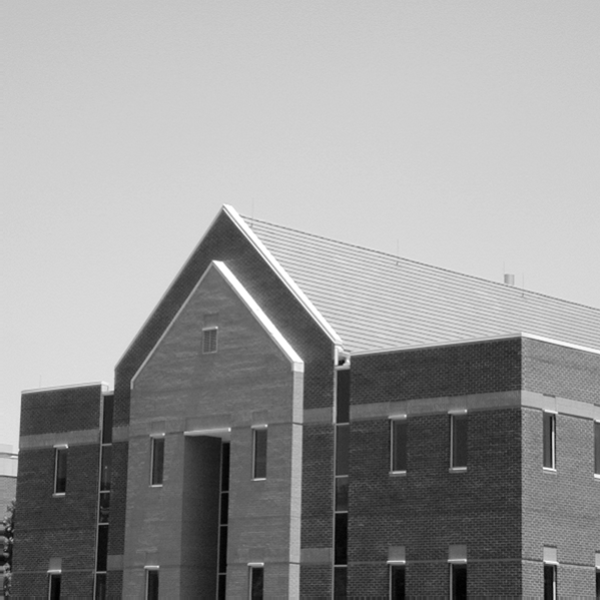
#> input picture lab4/Q5_1.tif, 600 x 600 px
$ python lab5.py
#> lines starting #> are read from the running program, lines starting #| are printed output that depends on the picture
import numpy as np
import cv2
import matplotlib.pyplot as plt
import matplotlib.font_manager as fm

# # 指定 Noto 字体路径
font_path = '/usr/share/fonts/opentype/noto/NotoSansCJK-Regular.ttc'  # 确保该路径是正确的
font_prop = fm.FontProperties(fname=font_path)


def is_nearly_purely_imaginary(H, threshold=1e-5):
    """
    判断H的每个元素是否是几乎纯虚数。

    参数:
    H: 待判断的复数数组
    threshold: 用于判断的阈值

    返回:
    nearly_purely_imaginary: 布尔数组，指示每个元素是否接近纯虚数
    """
    real_part = np.real(H)
    return np.abs(real_part) < threshold

# 使用示例

def get_Sobel_H(P, Q):
    """
    计算Sobel算子的传递函数 H(u,v).

    参数:
    P: 行数 (填充后的图像高度)
    Q: 列数 (填充后的图像宽度)

    返回:
    H_x: Sobel x方向的传递函数
    H_y: Sobel y方向的传递函数
    """
    # Sobel算子（水平和垂直部分）
   # 定义Sobel算子，方向为x
    # 注意：这里使用相反的符号是因为，在频域滤波中，Sobel算子的符号与空域中的定义需要一致。
    # 具体来说，负的x方向算子用于提取水平方向的边缘（高亮显示亮度下降的边缘），
    # 将其与空域滤波中的应用保持一致。
    sobel_x = -np.array([[-1, 0, 1],
                        [-2, 0, 2],
                        [-1, 0, 1]], dtype=np.float32)

    # 定义Sobel算子，方向为y
    # 同样，这里也使用相反的符号，目的是确保在频域和空域中的操作效果一致。
    # 负的y方向算子用于提取垂直方向的边缘（高亮显示亮度上升的边缘）。
    sobel_y = -np.array([[1, 2, 1],
                        [0, 0, 0],
                        [-1, -2, -1]], dtype=np.float32)


    # 创建填充矩阵
    hp_x = np.zeros((P, Q), dtype=np.float32)
    hp_y = np.zeros((P, Q), dtype=np.float32)

    # 将Sobel算子放置到中心
    hp_x[P//2-1:P//2+2, Q//2-1:Q//2+2] = sobel_x
    hp_y[P//2-1:P//2+2, Q//2-1:Q//2+2] = sobel_y

    # 1. 进行频域中心化
    hp_x *= (-1) ** (np.indices(hp_x.shape)[0] + np.indices(hp_x.shape)[1])
    hp_y *= (-1) ** (np.indices(hp_y.shape)[0] + np.indices(hp_y.shape)[1])

    # 2. 计算DFT
    Hc_x = np.fft.fft2(hp_x)
    Hc_y = np.fft.fft2(hp_y)

    # 3. 解中心化
    Hc_x *= (-1) ** (np.indices(Hc_x.shape)[0] + np.indices(Hc_x.shape)[1])
    Hc_y *= (-1) ** (np.indices(Hc_y.shape)[0] + np.indices(Hc_y.shape)[1])

    # 4. 将实部置零
    H_x = np.copy(Hc_x)
    H_y = np.copy(Hc_y)
    # [6 lines of commented-out code are left out]

    H_x.real = 0
    H_y.real = 0

    return H_x, H_y

def frequency_domain_filtering(H, image):
    M, N = image.shape

    # 2. 计算填充大小
    P = 2 * M
    Q = 2 * N

    # 3. 创建填充图像，并填充为0
    fp = np.zeros((P, Q), dtype=np.float32)
    fp[0:M, 0:N] = image

    # 4. 进行频域中心化
    fp *= (-1) ** (np.indices(fp.shape)[0] + np.indices(fp.shape)[1])

    # 5. 计算DFT
    F = np.fft.fft2(fp)

    # 7. 计算 G(u,v) = H(u,v) * F(u,v)
    G = H * F

    # 8. 计算逆DFT，得到过滤后的图像
    gp = np.fft.ifft2(G)

    # 9. 中心化逆变换结果
    gp *= (-1) ** (np.indices(gp.shape)[0] + np.indices(gp.shape)[1])

    # 10. 提取与原始图像相同大小的区域
    g = np.real(gp[0:M, 0:N])  # 取实部

    # 11. 归一化处理（0到255）
    g = np.clip(g, 0, 255).astype(np.uint8)

    # 12. 计算频谱的幅度
    F_magnitude = np.abs(F)
    F_magnitude_log = 20 * np.log(1 + F_magnitude)  # 对数变换以增强可视化效果

    # 计算滤波后的频谱幅度
    G_magnitude = np.abs(G)
    G_magnitude_log = 20 * np.log(1 + G_magnitude)  # 对数变换以增强可视化效果

    # [28 lines of commented-out code are left out]
    return g

# 使用示例
image = cv2.imread('Q5_1.tif', cv2.IMREAD_GRAYSCALE)
#> image is the input picture: shape (600, 600); min 0, max 255, mean 152.8
# 计算填充大小
M, N = image.shape
#> M = 600; N = 600
P = 2 * M
#> P = 1200
Q = 2 * N
#> Q = 1200
H_x, H_y = get_Sobel_H(P, Q)  # 在调用函数前，需要先计算 H_x 和 H_y
frequency_result_x = frequency_domain_filtering(H_x, image)
#> in frequency_domain_filtering, `fp *= (-1) ** (np.indices(fp.shape)[0] + np.indices(fp.shape)[1])`:
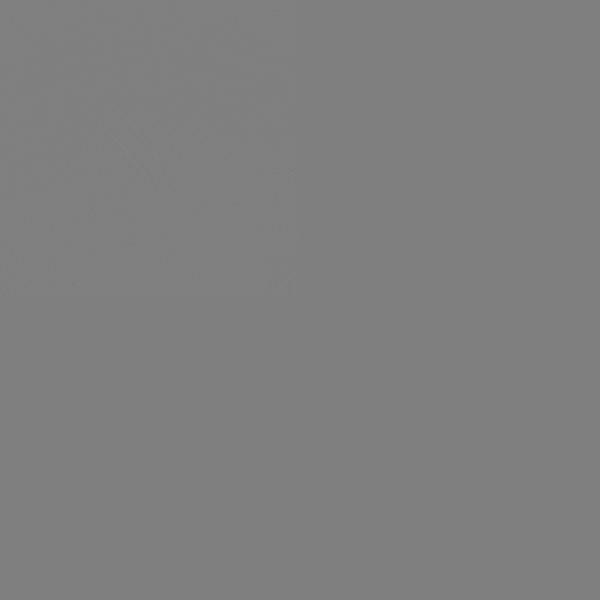
#> fp: shape (1200, 1200) float32 (shown at 1/2 size); min -255, max 255, mean 0; drawn with min black and max white
#> in frequency_domain_filtering, `F_magnitude_log = 20 * np.log(1 + F_magnitude)`:
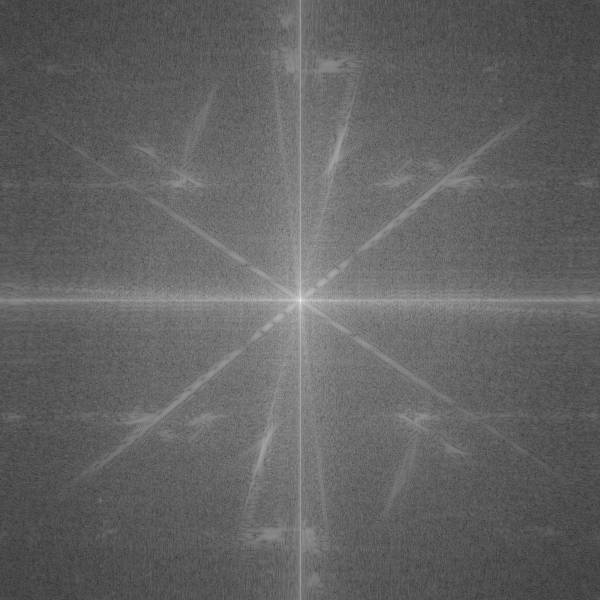
#> F_magnitude_log: shape (1200, 1200) float64 (shown at 1/2 size); min 7.36, max 356.5, mean 143.3; drawn with min black and max white
#> in frequency_domain_filtering, `G_magnitude = np.abs(G)`:
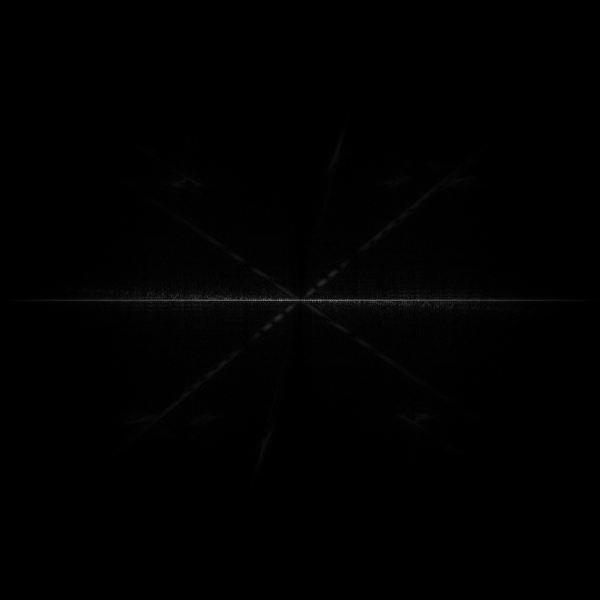
#> G_magnitude: shape (1200, 1200) float64 (shown at 1/2 size); min 0, max 2441187.9, mean 12024.1; drawn with min black and max white
#> in frequency_domain_filtering, `G_magnitude_log = 20 * np.log(1 + G_magnitude)`:
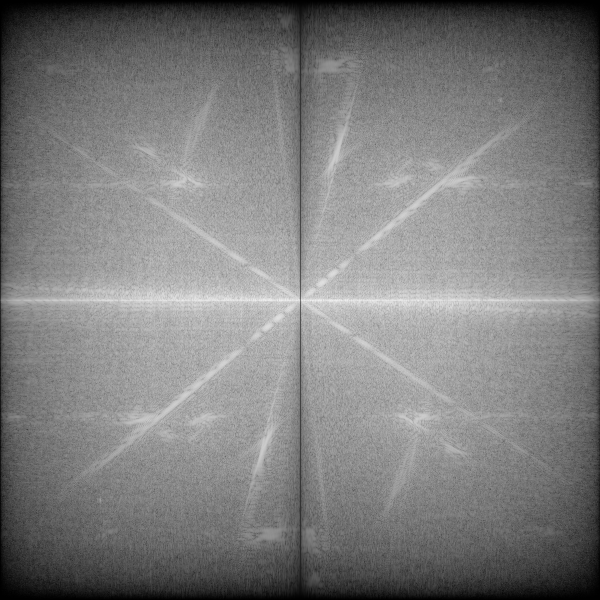
#> G_magnitude_log: shape (1200, 1200) float64 (shown at 1/2 size); min 0, max 294.2, mean 144.4; drawn with min black and max white
frequency_result_y = frequency_domain_filtering(H_y, image)
#> in frequency_domain_filtering (call 2), `g = np.clip(g, 0, 255).astype(np.uint8)`:
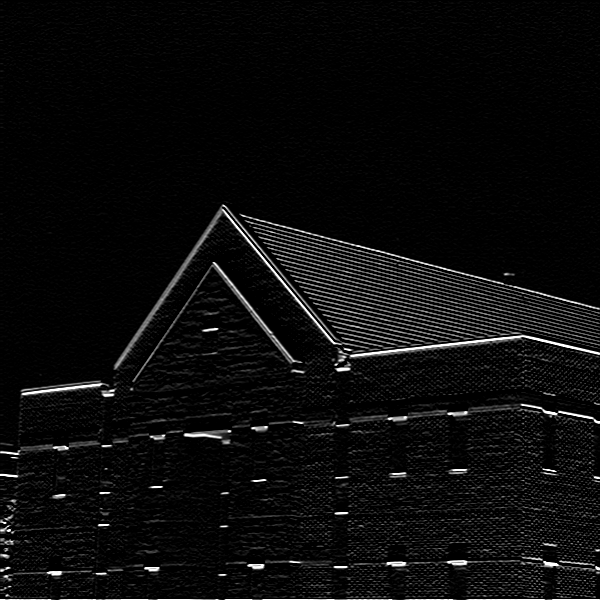
#> g: shape (600, 600); min 0, max 255, mean 11.7
#> in frequency_domain_filtering (call 2), `G_magnitude_log = 20 * np.log(1 + G_magnitude)`:
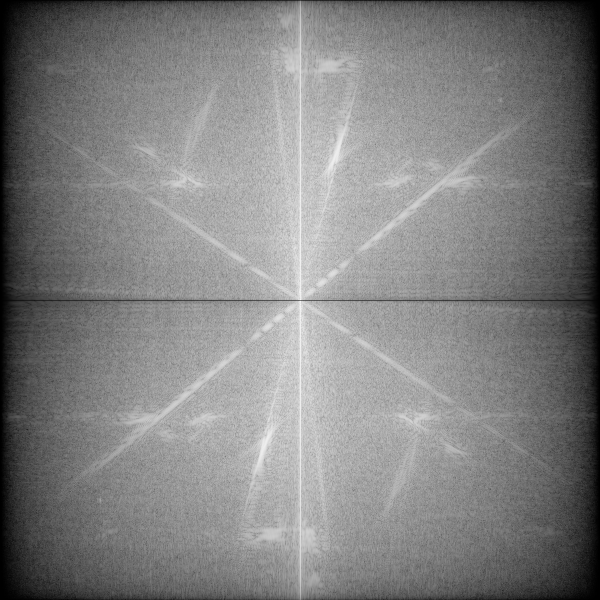
#> G_magnitude_log: shape (1200, 1200) float64 (shown at 1/2 size); min 0, max 286.1, mean 144.4; drawn with min black and max white
frequency_result = np.sqrt(frequency_result_x**2 + frequency_result_y**2)  # 合并两个方向的结果
# 使用Sobel算子进行卷积
# Sobel x方向的卷积核
sobel_x = np.array([[-1, 0, 1],
                     [-2, 0, 2],
                     [-1, 0, 1]], dtype=np.float32)

# Sobel y方向的卷积核
sobel_y = np.array([[1, 2, 1],
                     [0, 0, 0],
                     [-1, -2, -1]], dtype=np.float32)


filtered_x = cv2.filter2D(image, -1, sobel_x)
filtered_y = cv2.filter2D(image, -1, sobel_y)
sobel_result = np.sqrt(filtered_x**2 + filtered_y**2)
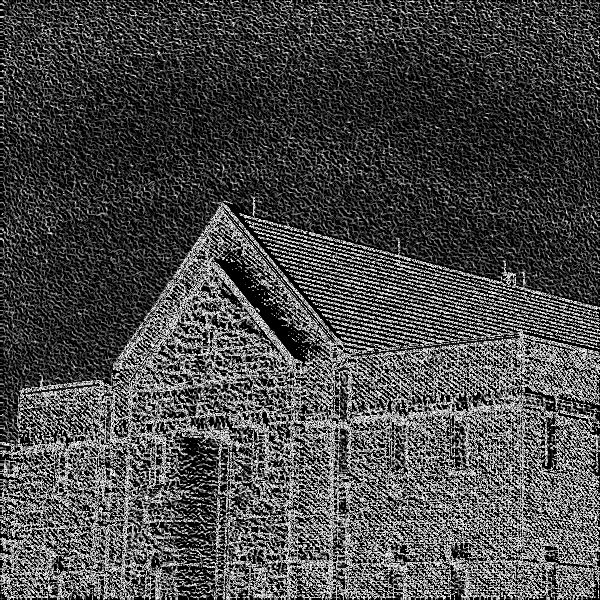
#> sobel_result: shape (600, 600) float16; min 0, max 15.81, mean 4.58; drawn with min black and max white

# 绘制结果对比
plt.figure(figsize=(18, 12))

# 原始图像
plt.subplot(3, 3, 1)
plt.imshow(image, cmap='gray')
plt.title('原始图像', fontproperties=font_prop)
plt.axis('off')

# 频域滤波结果
plt.subplot(3, 3, 2)
plt.imshow(frequency_result_x, cmap='gray')
plt.title('频域滤波结果 (x方向)', fontproperties=font_prop)
plt.axis('off')

plt.subplot(3, 3, 3)
plt.imshow(frequency_result_y, cmap='gray')
plt.title('频域滤波结果 (y方向)', fontproperties=font_prop)
plt.axis('off')

plt.subplot(3, 3, 4)
plt.imshow(frequency_result, cmap='gray')
plt.title('频域滤波合并结果', fontproperties=font_prop)
plt.axis('off')

# 空域卷积结果
plt.subplot(3, 3, 5)
plt.imshow(filtered_x, cmap='gray')
plt.title('空域卷积结果 (x方向)', fontproperties=font_prop)
plt.axis('off')

plt.subplot(3, 3, 6)
plt.imshow(filtered_y, cmap='gray')
plt.title('空域卷积结果 (y方向)', fontproperties=font_prop)
plt.axis('off')

plt.subplot(3, 3, 7)
plt.imshow(sobel_result, cmap='gray')
plt.title('空域卷积合并结果', fontproperties=font_prop)
plt.axis('off')

plt.show()

$ run again, with lab4/Q5_2.tif copied over lab4/Q5_1.tif
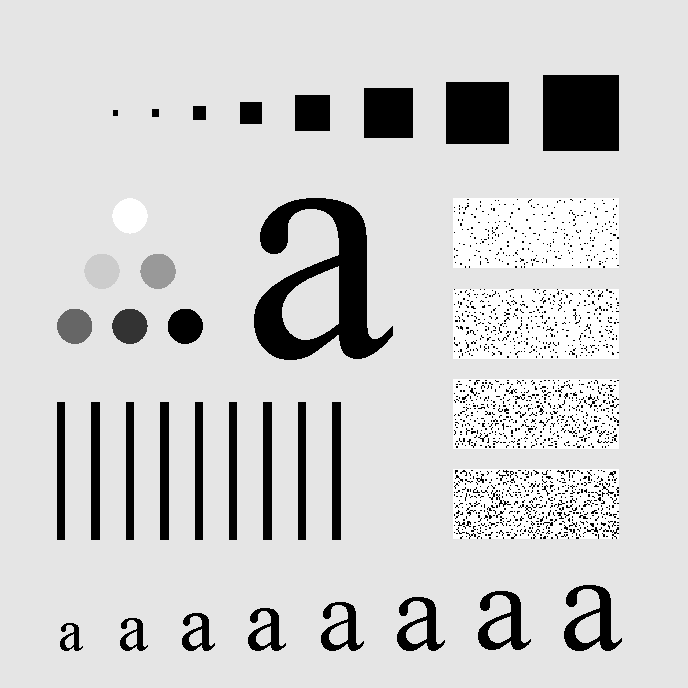
#> input picture lab4/Q5_2.tif, 688 x 688 px
#> image is the input picture: shape (688, 688); min 0, max 255, mean 207.3
#> in frequency_domain_filtering (call 2), `G_magnitude_log = 20 * np.log(1 + G_magnitude)`:
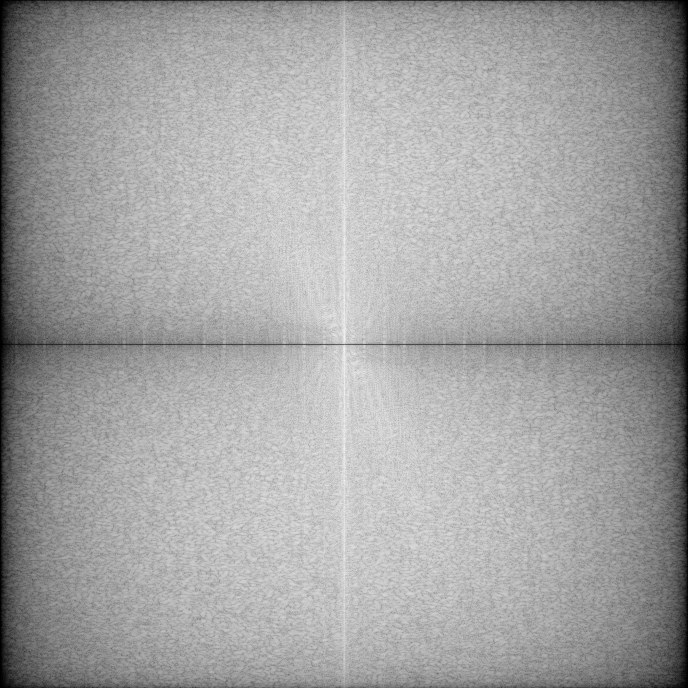
#> G_magnitude_log: shape (1376, 1376) float64 (shown at 1/2 size); min 0, max 300.5, mean 191.8; drawn with min black and max white
#> `frequency_result = np.sqrt(frequency_result_x**2 + frequency_result_y*..`:
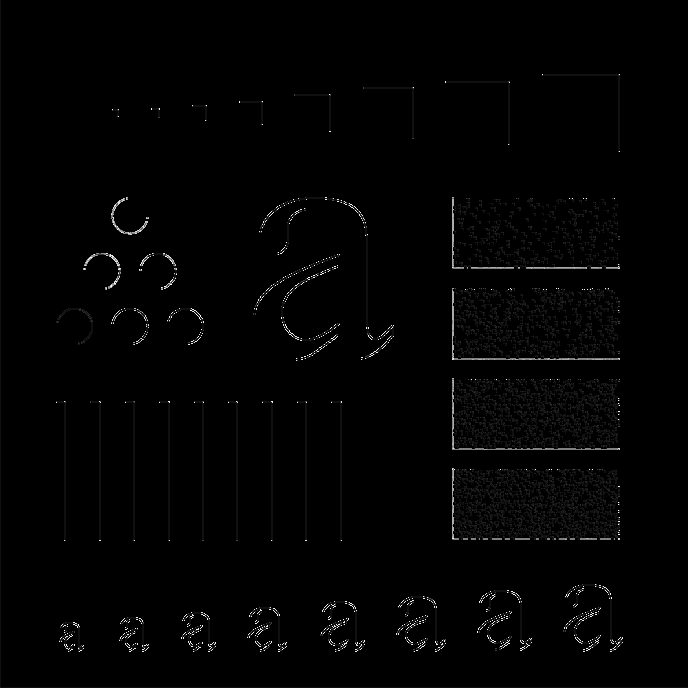
#> frequency_result: shape (688, 688) float16; min 0, max 15.78, mean 0.164; drawn with min black and max white
